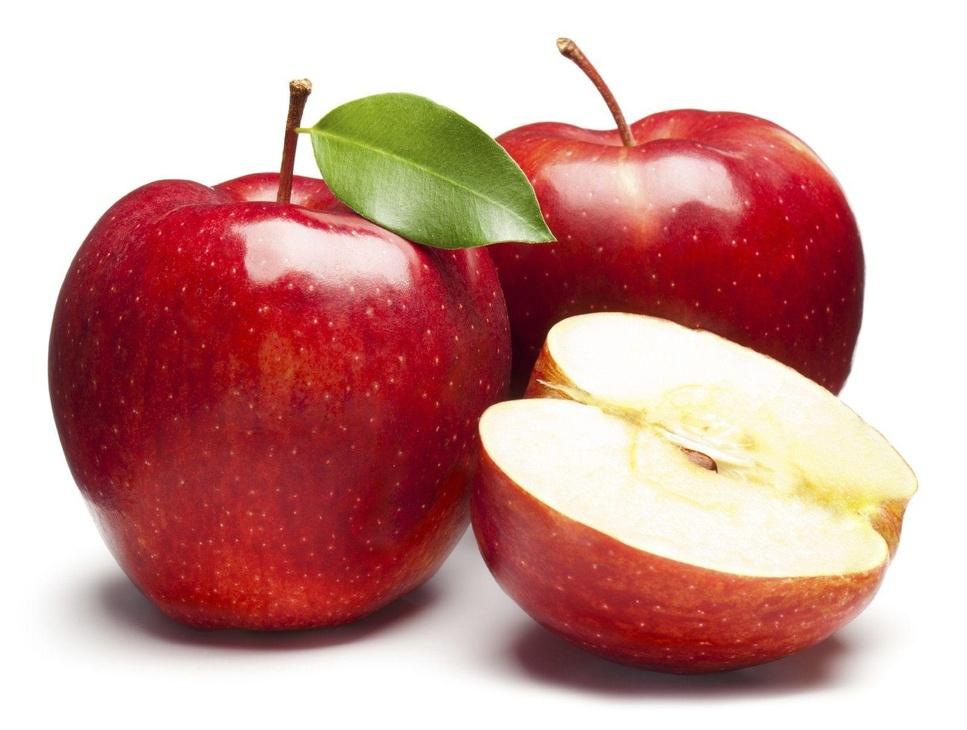
#> input picture 1.BEGINNER LEVEL/Image to Pencil Sketch with Python/fruits.jpg, 967 x 730 px, shrunk from 1595 x 1204 before the run
$ jupyter execute --allow-errors 'LGM VIP TASK-1-4.ipynb'   (shell and % lines are left out)
#> lines starting #> are read from the running program, lines starting #| are printed output that depends on the picture
[cell 1]
#Sai Teja Sajja

#LGM_BEGINNER_LEVEL_TASK

#Task-4 : Image to Pencil Sketch with Python

'''
OpenCV (Open Source Computer Vision Library) is an open-source library that includes several hundreds
of Computer Vision Algorithms.

matplotlib.pyplot is a state-based interface to matplotlib.
pyplot is mainly intended for interactive plots and simple cases of programmatic plot generation.
'''

[cell 2]
#Installing Packages

[cell 3]
import cv2
import matplotlib.pyplot as plt

[cell 4]
#Loading the Image

[cell 5]
img = cv2.imread("fruits.jpg")
#> img is the input picture: shape (730, 967, 3); mean B, G, R 153.3, 157.5, 204.7
cv2.imshow("Apples", img)
cv2.waitKey(0)

[cell 6]
#Original Image to Grayscale Image Conversion

[cell 7]
gray = cv2.cvtColor(img, cv2.COLOR_BGR2GRAY)
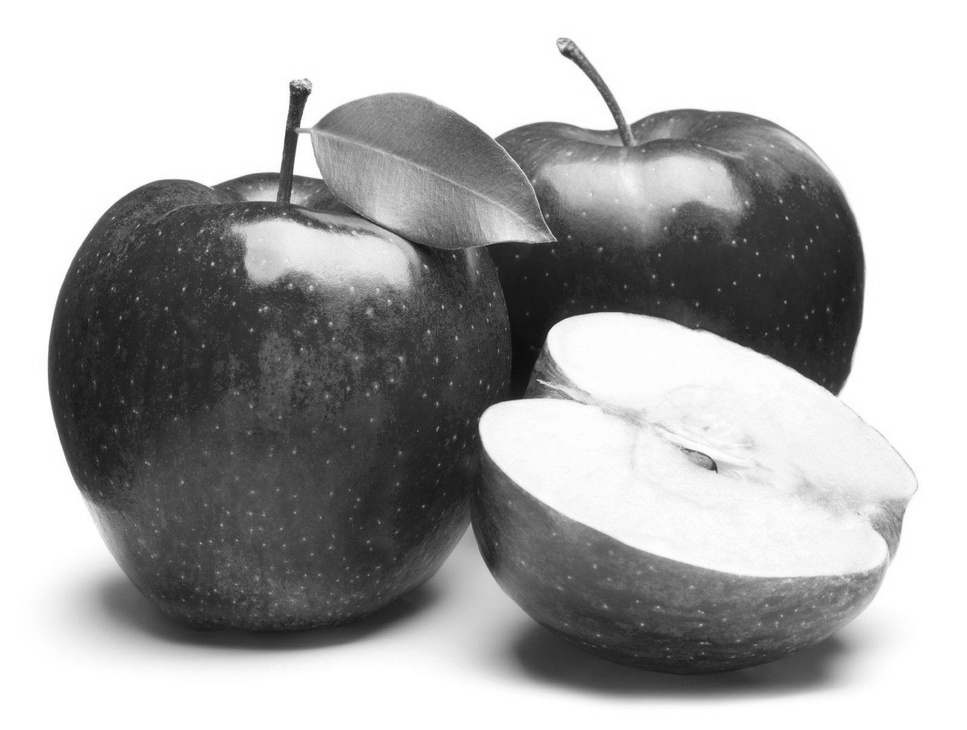
#> gray: shape (730, 967); min 12, max 255, mean 171.1
plt.imshow(img,cmap="gray")
plt.title("Apples Image in Black And White")

[cell 8]
#Grayscale Image to Inverted Image

[cell 9]
inverted = 255 - gray
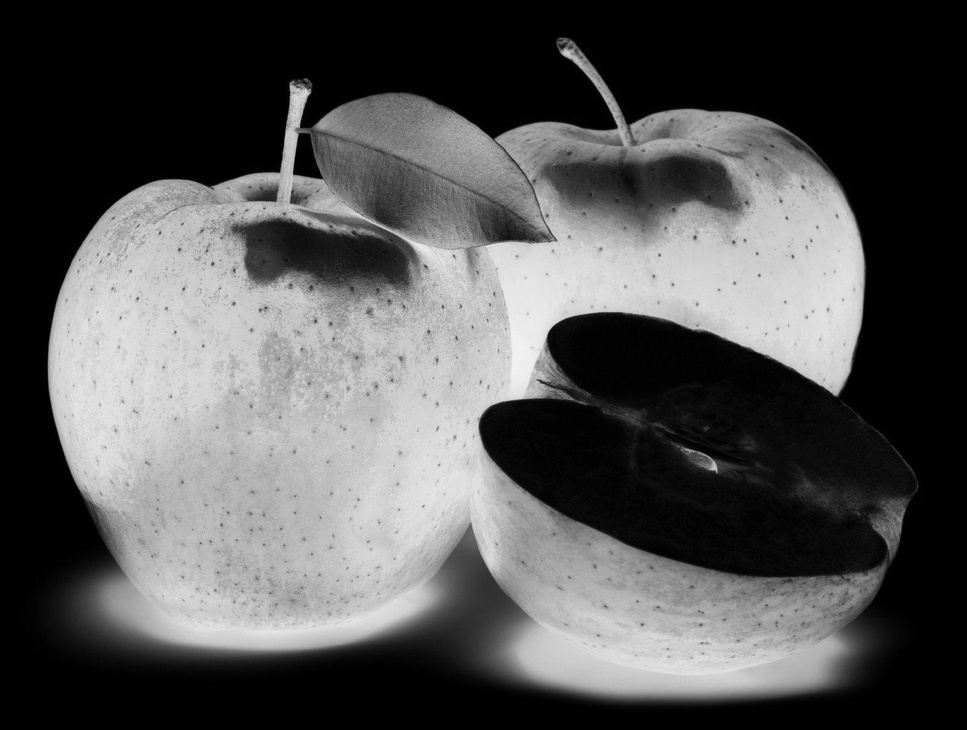
#> inverted: shape (730, 967); min 0, max 243, mean 83.9
plt.imshow(inverted,cmap="gray")
plt.title("Apples Image in Black And White")

[cell 10]
#GaussianBlur of the Inverted Image

[cell 11]
blur = cv2.GaussianBlur(inverted, (21, 21), 0)
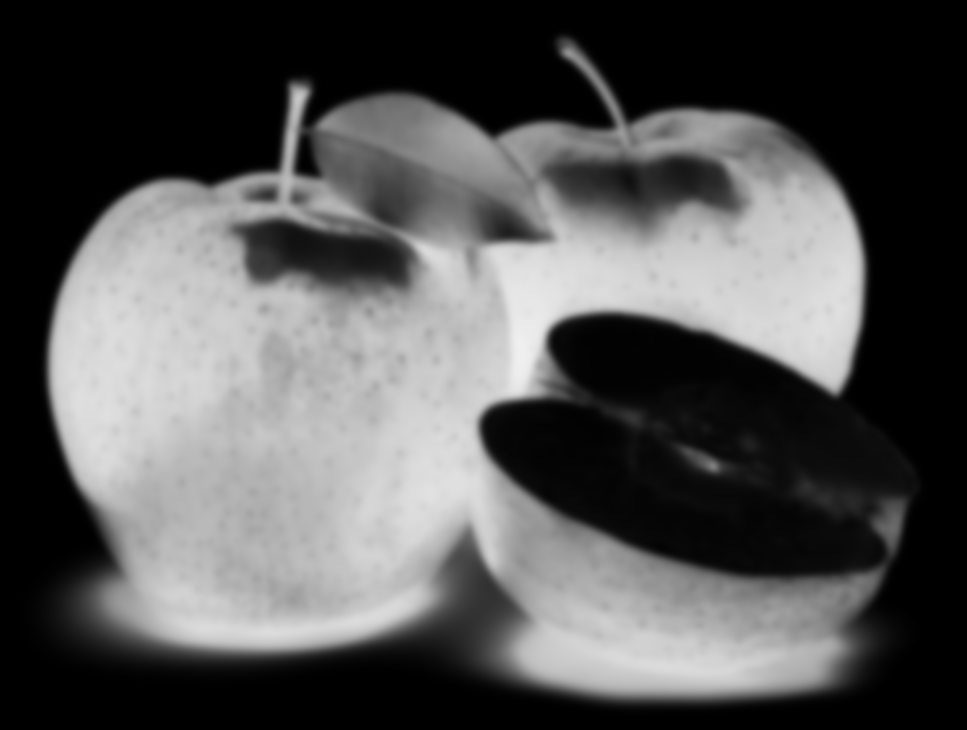
#> blur: shape (730, 967); min 0, max 239, mean 83.9
#> (the rest of this cell did not finish here and is left out)
